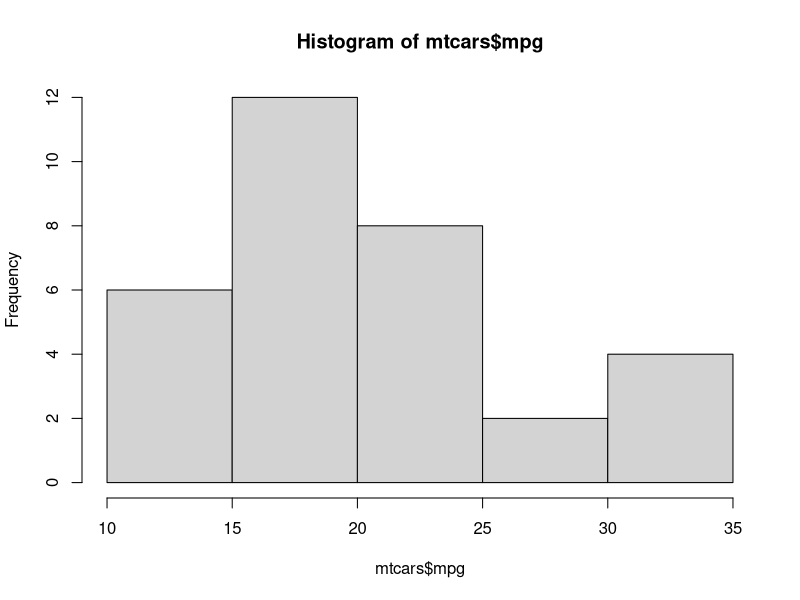
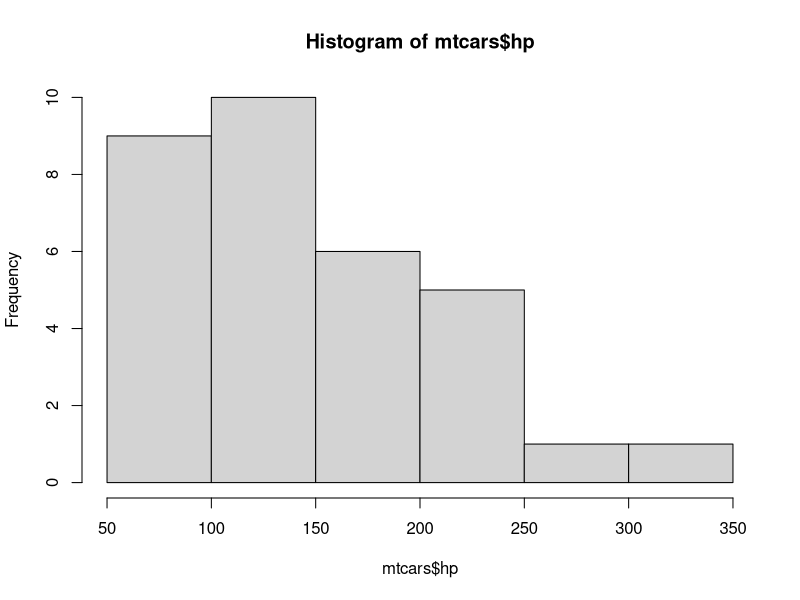
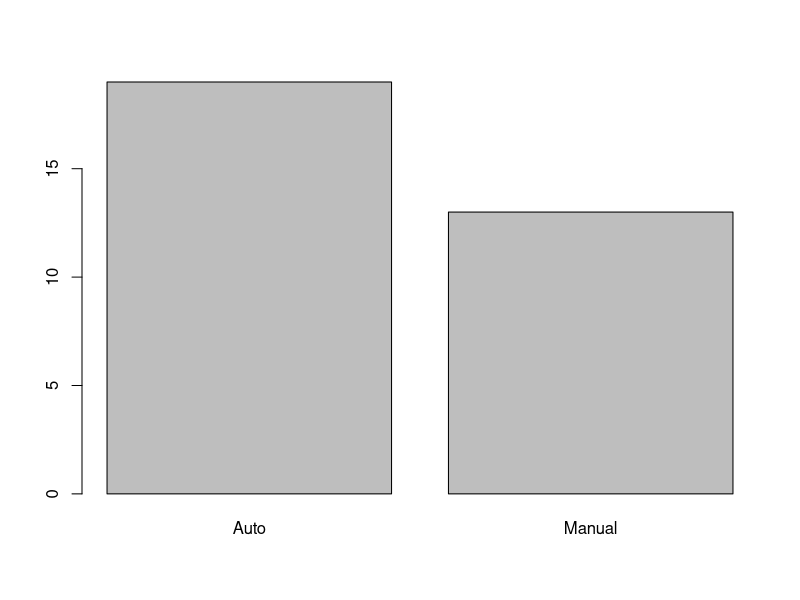
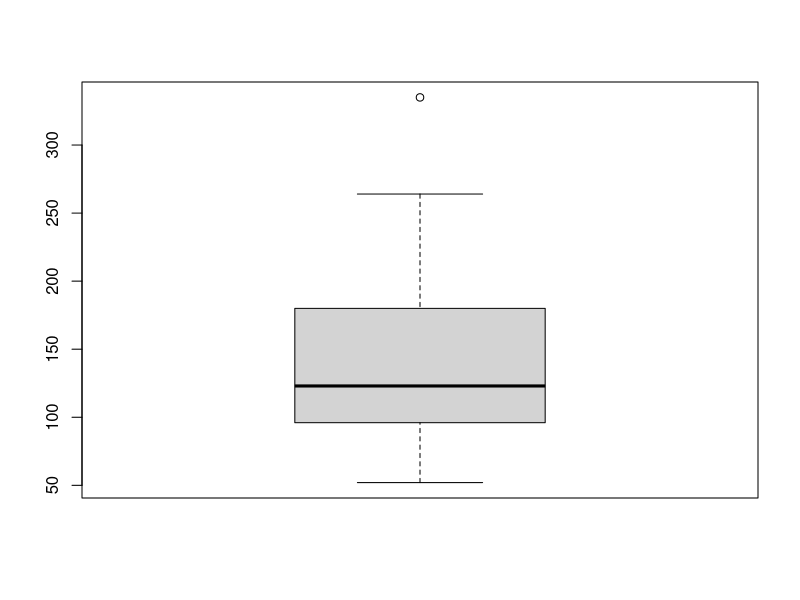
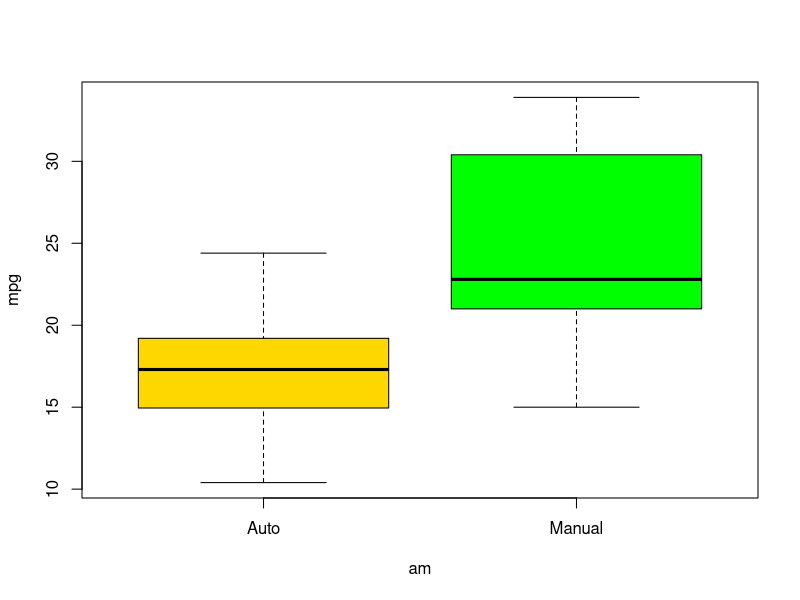
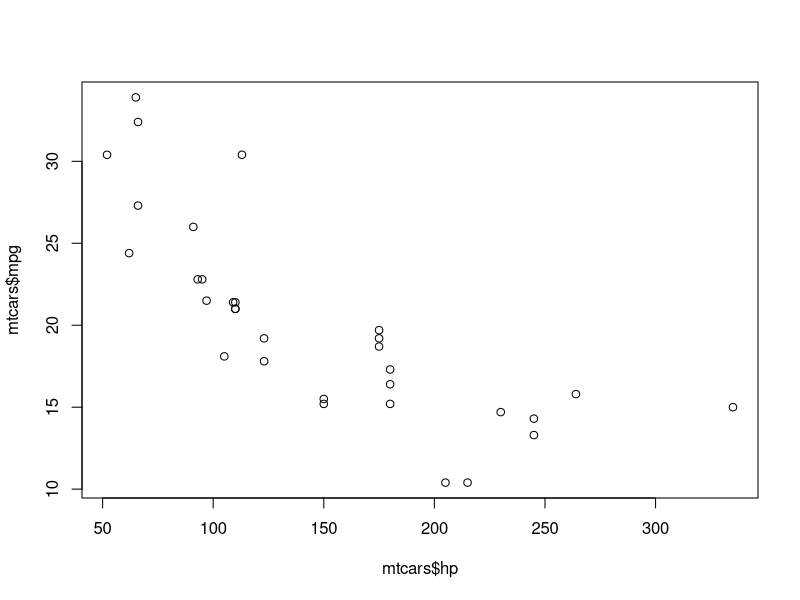
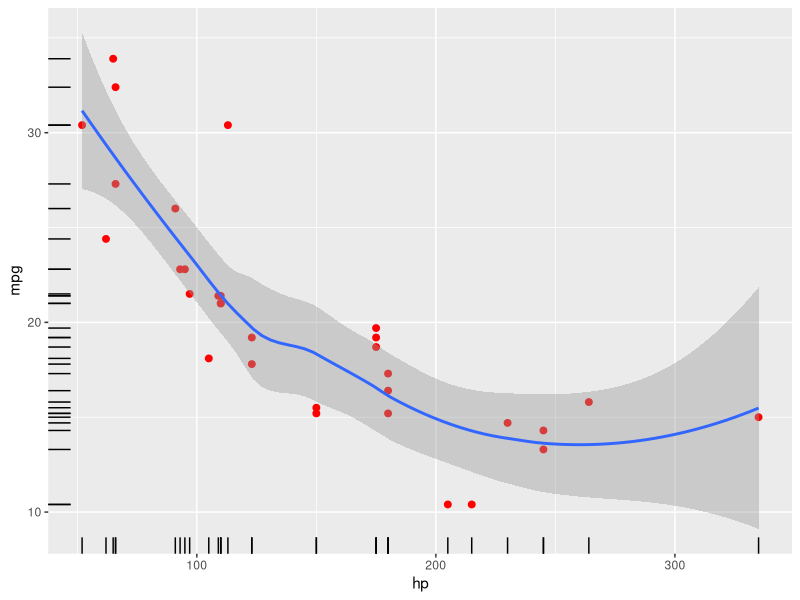
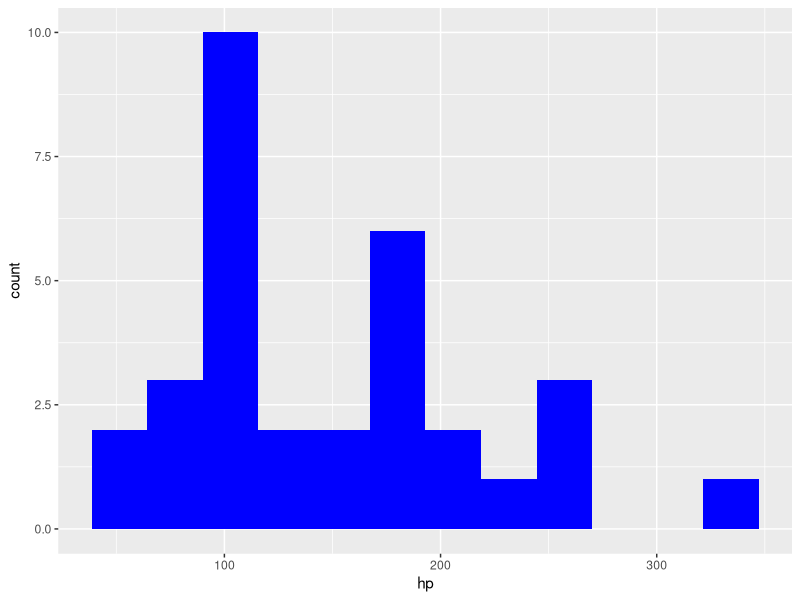

Here is the R script that generated these plots, in order:
library(tidyverse)

## basic plot (base R)
hist(mtcars$mpg)

## analyzing hp
## Histogram - One Quantitative Variable
hist(mtcars$hp)
mean(mtcars$hp)
median(mtcars$hp)
mtcars$am <- factor(mtcars$am,
                    levels = c(0,1),
                    labels = c("Auto", "Manual"))

str(mtcars)


## bar plot - One Quantitative Variable
barplot(table(mtcars$am))

## Box plot 
boxplot(mtcars$hp)
fivenum(mtcars$hp)

## whisker cal
Q3 <- quantile(mtcars$hp, probs = 0.75)
Q1 <- quantile(mtcars$hp, probs = 0.25)
IQR_hp <- Q3 - Q1

Q3 + 1.5*IQR_hp
Q1 - 1.5*IQR_hp

boxplot.stats(mtcars$hp,coef = 1.5)

## Boxplot 2 variable
boxplot(mpg ~ am, data = mtcars,col = c("gold","green"))


## scatter plot

plot(mtcars$hp, mtcars$mpg)

## First plot
ggplot(data = mtcars, mapping = aes(x = hp, y = mpg)) + 
  geom_point(size = 2, col = "red") + 
  geom_smooth() + 
  geom_rug()


ggplot(mtcars,aes(hp))+
  geom_histogram(bins = 12,fill = "blue")


ggplot(diamonds,aes(cut))+
  geom_bar(fill = "lightblue")

ggplot(diamonds,aes(cut,fill = color))+
  geom_bar()

ggplot(diamonds,aes(cut,fill = color))+
  geom_bar(position = "dodge")

ggplot(diamonds,aes(cut,fill = color))+
  geom_bar(position = "fill")

## Scatter plot
set.seed(45)
small_diamonds <- sample_n(diamonds,5000)

ggplot(small_diamonds,aes(carat,price)) + 
  geom_point()

## Facet : small multiple

ggplot(small_diamonds,aes(carat,price)) + 
  geom_point()+
  geom_smooth(method = "lm",col = "red")+
  facet_wrap(~color, ncol = 2) +
  theme_minimal()+
  labs(title = "Relationship",
       x = "Carat",
       y = "Price USD",
       caption = "Diamonds from ggplot package")



